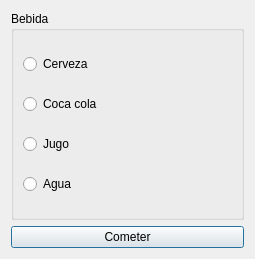
<?xml version="1.0" encoding="UTF-8"?>
<ui version="4.0">
 <class>Dialog</class>
 <widget class="QDialog" name="Dialog">
  <property name="geometry">
   <rect>
    <x>0</x>
    <y>0</y>
    <width>255</width>
    <height>259</height>
   </rect>
  </property>
  <property name="windowTitle">
   <string>Dialog</string>
  </property>
  <layout class="QVBoxLayout" name="verticalLayout_2">
   <item>
    <widget class="QGroupBox" name="grpBebida">
     <property name="title">
      <string>Bebida</string>
     </property>
     <layout class="QVBoxLayout" name="verticalLayout">
      <item>
       <widget class="QRadioButton" name="radioButton">
        <property name="text">
         <string>Cerveza</string>
        </property>
       </widget>
      </item>
      <item>
       <widget class="QRadioButton" name="radioButton_2">
        <property name="text">
         <string>Coca cola</string>
        </property>
       </widget>
      </item>
      <item>
       <widget class="QRadioButton" name="radioButton_3">
        <property name="text">
         <string>Jugo</string>
        </property>
       </widget>
      </item>
      <item>
       <widget class="QRadioButton" name="radioButton_4">
        <property name="text">
         <string>Agua</string>
        </property>
       </widget>
      </item>
     </layout>
    </widget>
   </item>
   <item>
    <widget class="QPushButton" name="btnCometer">
     <property name="text">
      <string>Cometer</string>
     </property>
    </widget>
   </item>
  </layout>
 </widget>
 <resources/>
 <connections/>
</ui>
